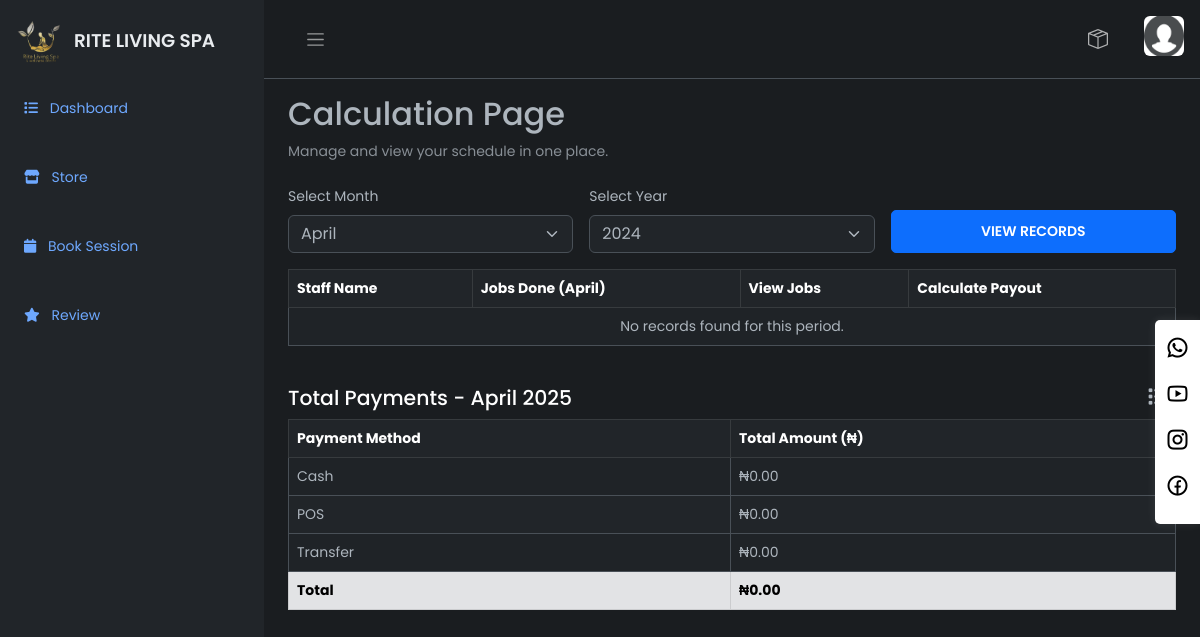
The page /calculate on the database as committed earlier.
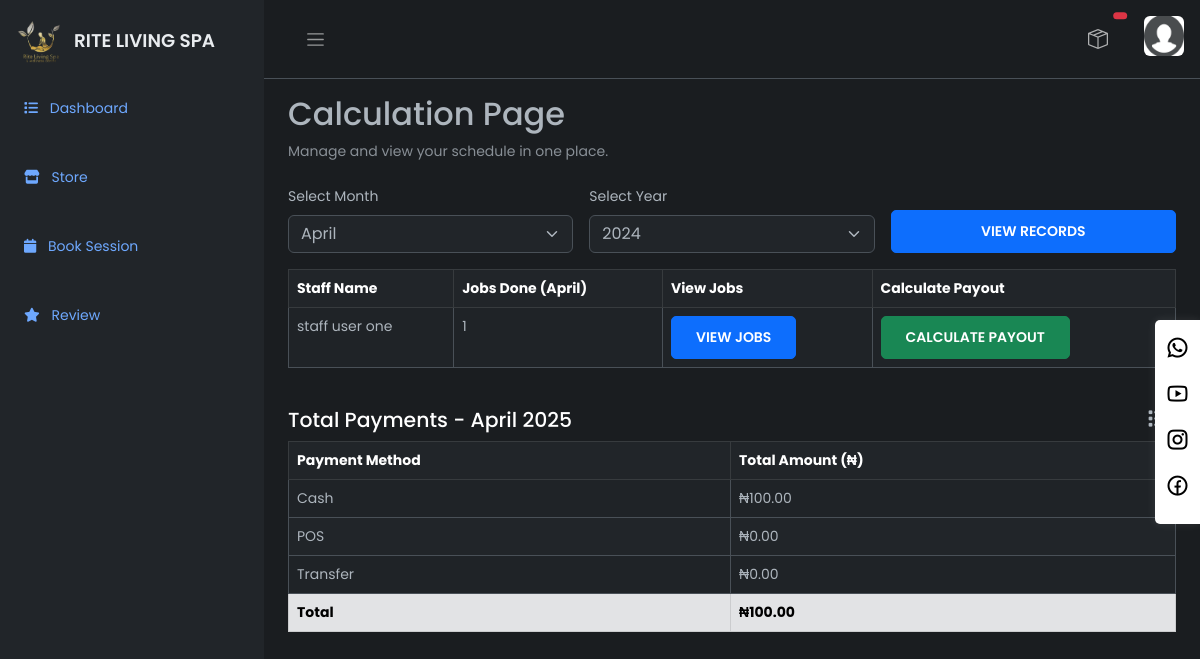
The same page on the database as committed later.
### firstApp/models.py (models this page shows, shortened)
class CustomUser(AbstractBaseUser, PermissionsMixin):
    email = models.EmailField(unique=True)
    first_name = models.CharField(max_length=255, blank=True)
    last_name = models.CharField(max_length=255, blank=True)
    is_secretary = models.BooleanField(blank=True, null=True, default=False)
    is_not_secretary = models.BooleanField(blank=True, null=True, default=False)
    is_admin = models.BooleanField(blank=True, null=True, default=False)
    is_active = models.BooleanField(default=True)
    is_staff = models.BooleanField(default=False)
    date_joined = models.DateTimeField(default=timezone.now)
    objects = CustomUserManager()
    USERNAME_FIELD = 'email'
    REQUIRED_FIELDS = []  # You can add more fields here like ['full_name']

### firstApp/views.py (the view)
# urls.py: path('calculate', CalculatePageView, name='calculate'),
def CalculatePageView(request):
    month = int(request.GET.get('month', date.today().month))
    year = int(request.GET.get('year', date.today().year))
    month_name = calendar.month_name[month]
    services = ServiceRendered.objects.filter(
        service_date__month=month,
        service_date__year=year,
        staff_name__is_not_secretary=True  # Ensure the staff is not a secretary
    )
    staff_jobs = (
        services.values('staff_name__id', 'staff_name__first_name', 'staff_name__last_name')
        .annotate(jobs_done=Count('id'))
        .order_by('staff_name__first_name')
    )
    payment_totals = (
        services.values('mode_of_payment')
        .annotate(total=Sum('amount'))
    )
    payment_summary = {'cash': 0, 'pos': 0, 'transfer': 0}
    for entry in payment_totals:
        payment_summary[entry['mode_of_payment']] = entry['total'] or 0
    all_jobs = services.select_related('staff_name').order_by('-service_date')
    total_amount = services.aggregate(total=Sum('amount'))['total'] or 0
    orders = Order.objects.select_related('client', 'product').order_by('-created_at')
    order_count = orders.count()
    context = {
        'staff_jobs': staff_jobs,
        'payment_summary': payment_summary,
        'month': month,
        'year': year,
        'month_name': month_name,
        'all_jobs': all_jobs,
        'total_amount': total_amount,
        'orders': orders,
        'order_count': order_count,
        'status_choices': Order.STATUS_CHOICES,
    }
    return render(request, 'auth/calculate.html', context)

### firstApp/templates/auth/calculate.html (shortened to what the changed rows need)
{% extends 'auth/maindash.html' %}
{% load static %}
{% block content %}
<div class="main">
    {% include 'auth/nav.html' %}
    <main class="content px-4 py-3" style="max-height: 90vh; overflow-y: auto;">
        <div class="mb-4">
            <h2>Calculation Page</h2>
        </div>
        <div class="table-responsive" style="max-height: 200px; overflow-y: auto;">
            <table class="table table-bordered table-striped">
                <thead class="table-dark sticky-top">
                    <tr>
                        <th>Staff Name</th>
                        <th>Jobs Done ({{ month_name }})</th>
                        <th>View Jobs</th>
                        <th>Calculate Payout</th>
                    </tr>
                </thead>
                <tbody>
                    {% for staff in staff_jobs %}
                    <tr>
                        <td>{{ staff.staff_name__first_name }} {{ staff.staff_name__last_name }}</td>
                        <td>{{ staff.jobs_done }}</td>
                        <td>
                            <button class="btn btn-sm btn-primary view-jobs-btn"
                                data-staff-id="{{ staff.staff_name__id }}"
                                data-staff-name="{{ staff.staff_name__first_name }} {{ staff.staff_name__last_name }}">View
                                Jobs
                            </button>
                        </td>
                        <td><button class="btn btn-sm btn-success">Calculate Payout</button></td>
                    </tr>
                    {% empty %}
                    <tr>
                        <td colspan="4" class="text-center">No records found for this period.</td>
                    </tr>
                    {% endfor %}
                </tbody>
            </table>
        </div>
        <div class="mt-4">
            <div class="table-responsive">
                <table class="table table-bordered table-striped">
                    <thead class="table-dark">
                        <tr>
                            <th>Payment Method</th>
                            <th>Total Amount (₦)</th>
                        </tr>
                    </thead>
                    <tbody>
                        <tr>
                            <td>Cash</td>
                            <td>₦{{ payment_summary.cash|floatformat:2 }}</td>
                        </tr>
                        <tr class="table-secondary">
                            <th>Total</th>
                            <th>₦{{payment_summary.cash|add:payment_summary.pos|add:payment_summary.transfer|floatformat:2}}</th>
                        </tr>
                    </tbody>
                </table>
            </div>
        </div>
    </main>
</div>
{% endblock %}

Rows that differ between the two databases and show on the page:
added CustomUser: staff_name__first_name "staff user", staff_name__last_name "one", jobs_done "1"
Other text that changed with them:
{{ payment_summary.cash|floatformat:2 }}: "0.00" → "100.00"
text no longer shown: "0.00 No records found for this period."
text now shown: "100.00"
